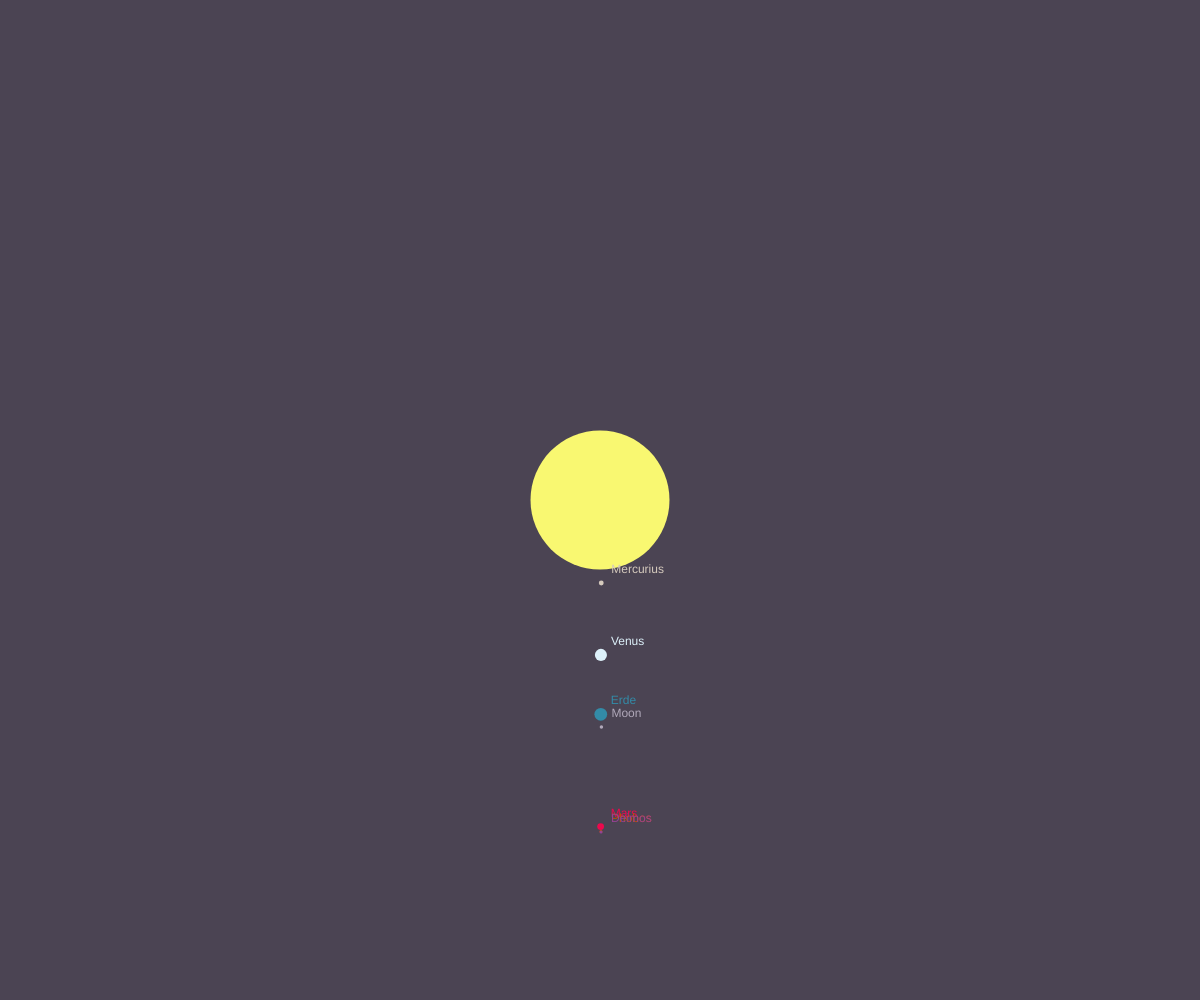
Frame 1 (no input)
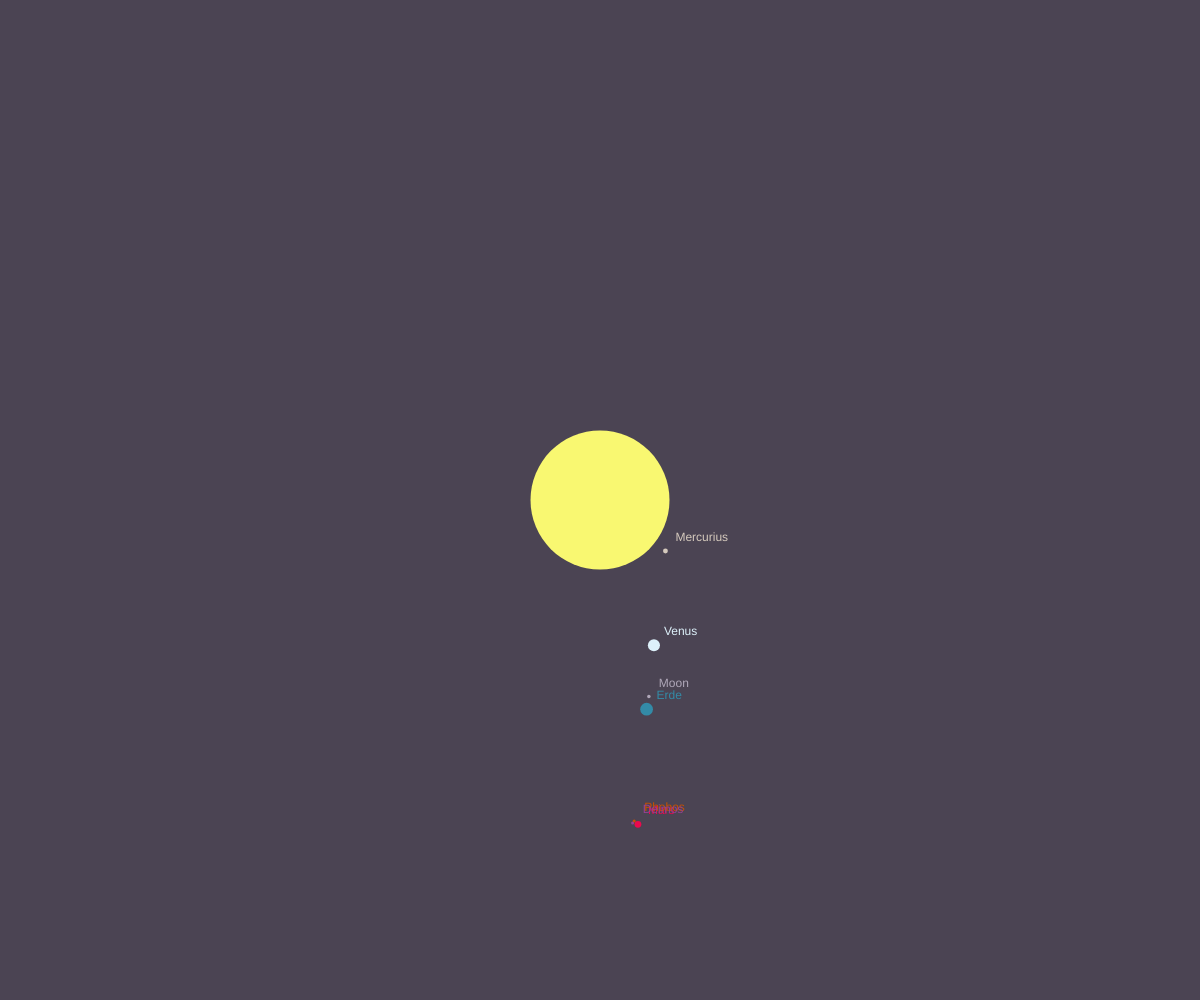
Frame 60 (no input)
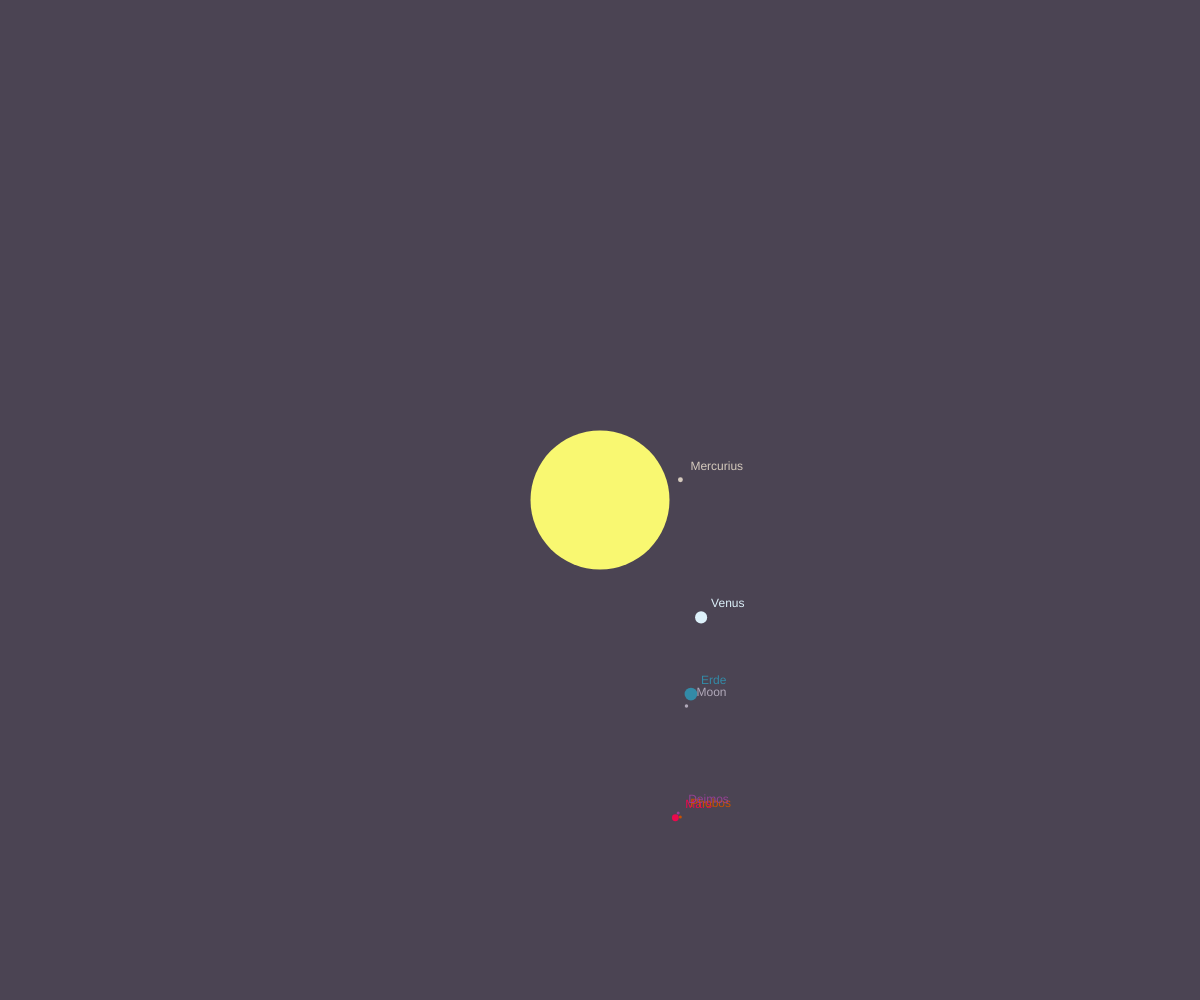
Frame 120 (the mouse pressed at the canvas centre since frame 60)

The p5.js sketch that drew these frames (run headless with seeded random() and noise() and a simulated clock; from frame 60 on, the mouse is pressed at the canvas centre):

// p5.js sketch
// ── sketch.js
let angle = 0;
let scaledAu = 150000;
const au = 150000000;
const fitFaktor = 700;
const fitFaktorM = 30;
const zoomFaktor = 1000;
let offsetX = 0;

const kugeln = [
  new Kugel("Sun", 1390000 / au, "#F9F871", 0, 0, [
    new Kugel("Mercurius", 4880 / au, "#D5CABD", 0.3871, 88, []),
    new Kugel("Venus", 12103 / au, "#DDF1FA", 0.723, 225, []),
    new Kugel("Erde", 12756 / au, "#338BA7", 1, 365, [
      new Kugel("Moon", 3474 / au, "#B0A8B9", 0.00256, 27, []),
    ]),
    new Kugel("Mars", 6792 / au, "#EC094D", 1.524, 687, [
      new Kugel("Phobos", 3000 / au, "#CA5100", 0.0010, 20, []),
      new Kugel("Deimos", 3000 / au, "#954293", 0.0011, 18, []),
    ]),
    new Kugel("Jupiter", 142984 / au, "#448700", 5.204, 4000, [
      new Kugel("Ganymed", 3500 / au, "#EC094D", 0.023, 44, []),
      new Kugel("Kallisto", 3100 / au, "#740000", 0.020, 60, []),
      new Kugel("Io", 2800 / au, "#0EBEBD", 0.025, 65, []),
      new Kugel("Europa", 3900 / au, "#F3EED9", 0.021, 55, []),
    ]),
    new Kugel("Saturn", 120536 / au, "#009093", 9.582, 10767, [
      new Kugel("Titan", 3474 / au, "#EC094D", 0.02, 50, []),
    ]),
  ]),
];

function preload() {
}

function setup() {
  noStroke();
  createCanvas(windowWidth, windowHeight);
  frameRate(60);
}

function update() {
  handleInput();
  angle += deltaTime * .08;
}

function draw() {
  update();
  background("#4B4453");

  const wx = windowWidth / 2 + offsetX;
  const wy = windowHeight / 2;
  for(let sun of kugeln) {
    fill(sun.color);
    ellipse(wx, wy, sun.diameter * scaledAu / 10);
    for (let planet of sun.trabanten) {
      fill(planet.color);
      const px = wx + Math.sin(angle / planet.orbitSpeed) * planet.orbit * scaledAu / fitFaktor;
      const py = wy + Math.cos(angle / planet.orbitSpeed) * planet.orbit * scaledAu / fitFaktor;
      ellipse(px, py, planet.diameter * scaledAu);
      text(planet.name, px + 10, py - 10);
      for (let moon of planet.trabanten) {
        fill(moon.color);
        const mx = px + Math.sin(angle / moon.orbitSpeed) * moon.orbit * scaledAu / fitFaktorM;
        const my = py + Math.cos(angle / moon.orbitSpeed) * moon.orbit * scaledAu / fitFaktorM;
        ellipse(mx, my, moon.diameter * scaledAu);
        text(moon.name, mx + 10, my - 10);
      }
    }
  }
}

function handleInput(dt) {
  if (keyIsDown(UP_ARROW)) {
    scaledAu += zoomFaktor;
  }
  if (keyIsDown(LEFT_ARROW)) {
    offsetX -= 10;
  }
  if (keyIsDown(RIGHT_ARROW)) {
    offsetX += 10;
  }
  if (keyIsDown(DOWN_ARROW)) {
    scaledAu -= zoomFaktor;
    if (scaledAu < 0){
      scaledAu = 0
    }
  }
}

// ── kugel.js
class Kugel{
  constructor(name, diameter, color, orbit, orbitSpeed, trabanten){
    this.diameter = diameter;
    this.name = name;
    this.color = color;
    this.orbit = orbit;
    this.orbitSpeed = orbitSpeed;
    this.trabanten = trabanten;
  }
}
